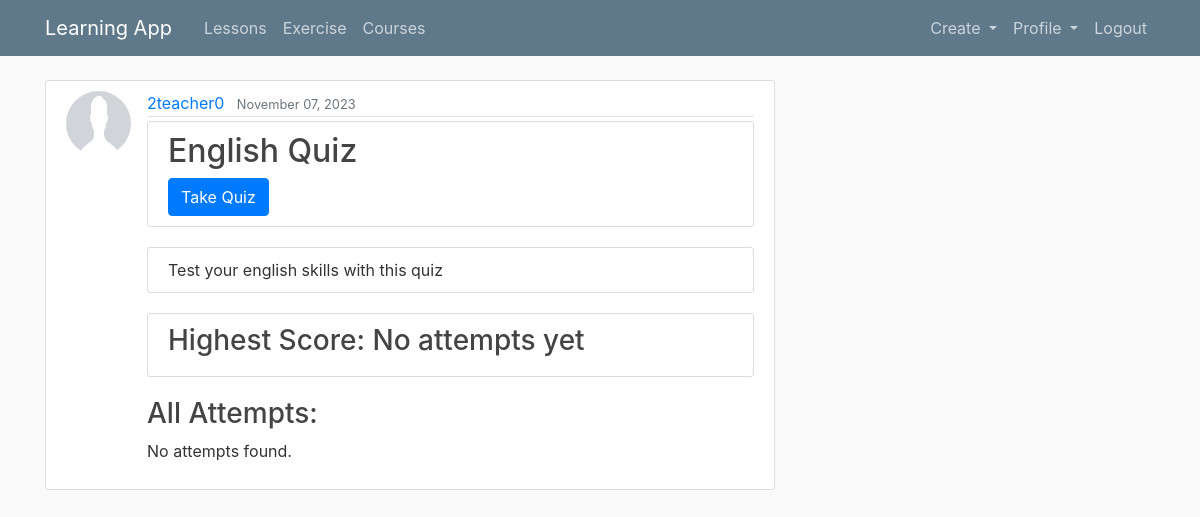
Before: /exercise/4/ (signed in) with the older database file.
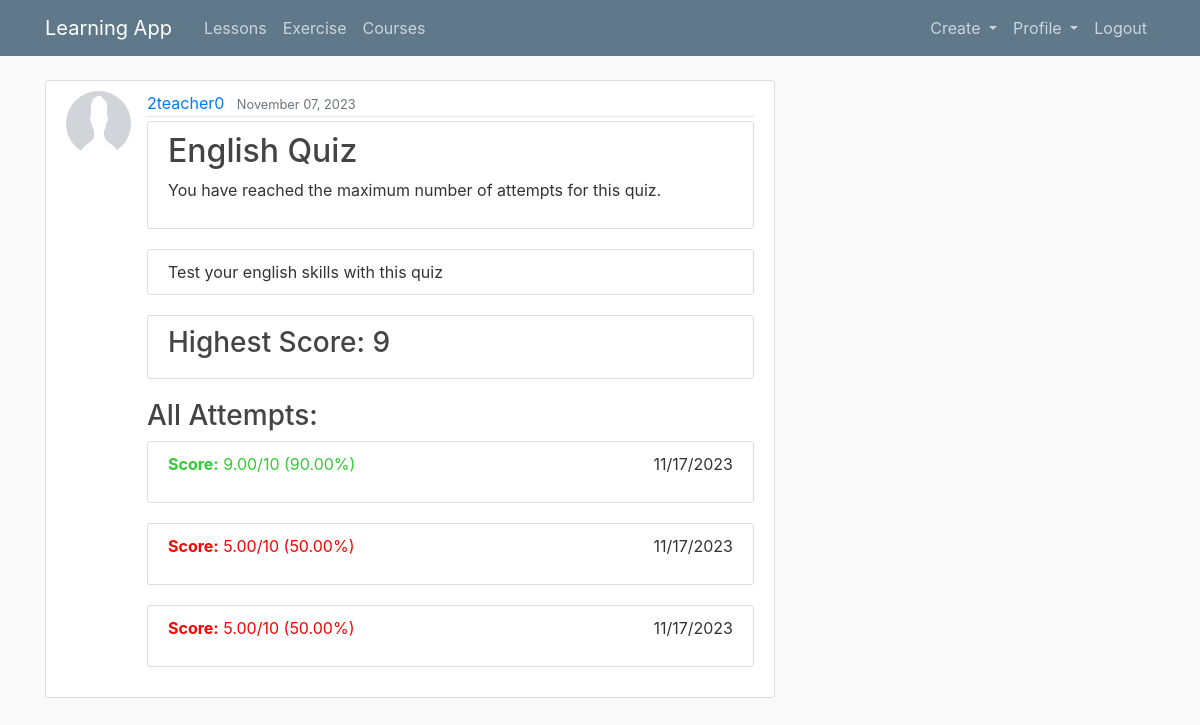
After: the same page with the newer database file.
### learning_app/models.py (models this page shows, shortened)
class Exercise(models.Model):
    title = models.CharField(max_length=200)
    content = models.TextField(blank=True)
    date = models.DateTimeField(default=timezone.now)
    author = models.ForeignKey(User, on_delete=models.CASCADE)
    course = models.ForeignKey(Course, on_delete=models.CASCADE, related_name='exercises', default=4)

class Profile(models.Model):
    user = models.OneToOneField(User, on_delete=models.CASCADE)
    image = models.ImageField(default='default.png', upload_to='profile_pics')
    ROLE_CHOICES = [
        ('TEACHER', 'Teacher'),
        ('STUDENT', 'Student'),
        ('ADMIN', 'Admin')
    ]
    role = models.CharField(max_length=10, choices=ROLE_CHOICES, default='STUDENT')

class Attempt(models.Model):
    user = models.ForeignKey(settings.AUTH_USER_MODEL, on_delete=models.CASCADE)
    exercise = models.ForeignKey(Exercise, on_delete=models.CASCADE)
    date = models.DateTimeField(auto_now_add=True)
    score = models.DecimalField(max_digits=5, decimal_places=2)
    attempt_number = models.IntegerField(default=0)

### learning_app/views.py (the view)
# urls.py: path('exercise/<int:pk>/', ExerciseDetailView.as_view(), name='exercise-detail'),  # shows individual exercise
class ExerciseDetailView(LoginRequiredMixin, DetailView):
    model = Exercise
    template_name = 'learning_app/exercise_detail.html'
    context_object_name = 'exercise'
    def get_context_data(self, **kwargs):
        context = super().get_context_data(**kwargs)
        previous_attempts = Attempt.objects.filter(
            user=self.request.user,
            exercise=self.object
        ).order_by('-date')
        highest_score = previous_attempts.aggregate(max_score=Max('score'))['max_score']
        for attempt in previous_attempts:
            total_questions = self.object.questions.count()
            attempt.percentage = (attempt.score / total_questions) * 100 if total_questions > 0 else 0
        context['previous_attempts'] = previous_attempts
        context['highest_score'] = highest_score if highest_score is not None else "No attempts yet"
        return context

### learning_app/templates/learning_app/exercise_detail.html (shortened to what this page needs)
{% extends "learning_app/base.html" %}
{% load crispy_forms_tags %}
{% block content %}
<article class="media content-section">
    <img class="rounded-circle article-img" src="{{ exercise.author.profile.image.url }}">
    <div class="media-body">
        <div class="article-metadata">
            <a class="mr-2" href="{% url 'user-exercise' exercise.author.username %}">{{ exercise.author }}</a>
            <small class="text-muted">{{ exercise.date|date:"F d, Y" }}</small>
        </div>
        <div class="content-section">
            <h2 class="article-title">{{ exercise.title }}</h2>
            {% if previous_attempts|length < 3 %}
                <a href="{% url 'exercise-take' exercise.id %}" class="btn btn-primary">Take Quiz</a>
            {% else %}
                <p>You have reached the maximum number of attempts for this quiz.</p>
            {% endif %}
        </div>
        <p class="content-section">{{ exercise.content }}</p>
        <div class="content-section">
            <h3>Highest Score: {{ highest_score }}</h3>
        </div>
        <div class="all-attempts">
            <h3>All Attempts:</h3>
            {% if previous_attempts %}
                {% for attempt in previous_attempts %}
                <div class="content-section">
                    <p style="display: flex; justify-content: space-between;">
                        <span style="{% if attempt.percentage >= 80 %}color: limegreen;{% elif attempt.percentage >= 60 %}color: orange;{% else %}color: red;{% endif %}">
                            <strong>Score:</strong> {{ attempt.score }}/{{ exercise.questions.count }} ({{ attempt.percentage|floatformat:2 }}%)
                        </span>
                        <span>{{ attempt.date|date:"m/d/Y" }}</span>
                    </p>
                </div>
                {% endfor %}
            {% else %}
                <p>No attempts found.</p>
            {% endif %}
        </div>
    </div>
</article>
{% endblock content %}

### learning_app/templates/learning_app/base.html (shortened to what this page needs)
{% load static %}
<!DOCTYPE html>
<html>
<head>
    <link rel="stylesheet" href="https://cdn.jsdelivr.net/npm/bootstrap@4.0.0/dist/css/bootstrap.min.css">
    <link rel="stylesheet" type="text/css" href="{% static 'learning_app/main.css' %}">
</head>
<body>
    <header class="site-header">
        <nav class="navbar navbar-expand-md navbar-dark bg-steel fixed-top">
        <div class="container">
            <a class="navbar-brand mr-4" href="/">Learning App</a>
            <div class="collapse navbar-collapse" id="navbarToggle">
                <div class="navbar-nav mr-auto">
                        {% if user.is_authenticated %}
                                <a class="nav-item nav-link" href="{% url 'lesson' %}"> Lessons </a>
                                <a class="nav-item nav-link" href="{% url 'exercise' %}"> Exercise </a>
                                <a class="nav-item nav-link" href="{% url 'course-list' %}"> Courses </a>
                        {% endif %}
                </div>
                <div class="navbar-nav">
                    {% if user.is_authenticated %}
                        <li class="nav-item dropdown">
                            <a class="nav-link dropdown-toggle" href="#" id="navbarDropdown_create" role="button" data-toggle="dropdown" aria-haspopup="true" aria-expanded="false">
                                Create
                            </a>
                        </li>
                        <li class="nav-item dropdown">
                            <a class="nav-link dropdown-toggle" href="#" id="navbarDropdown_profile" role="button" data-toggle="dropdown" aria-haspopup="true" aria-expanded="false">
                                Profile
                            </a>
                        </li>
                        <a class="nav-item nav-link" href="{% url 'learning_app-logout' %}">Logout</a>
                    {% else %}
                        <a class="nav-item nav-link" href="{% url 'learning_app-login' %}">Login</a>
                        <a class="nav-item nav-link" href="{% url 'learning_app-register' %}">Register</a>
                    {% endif %}
                </div>
            </div>
        </div>
        </nav>
    </header>
    <main role="main" class="container">
      <div class="row">
        <div class="col-md-8">
            {% block content %}{% endblock %}
        </div>
      </div>
    </main>
</body>
</html>

### learning_app/static/learning_app/main.css (style rules this page uses)
body { background: #fafafa; color: #333333; margin-top: 5rem; }
h1, h2, h3, h4, h5, h6 { color: #444444; }
.bg-steel { background-color: #5f788a; }
.site-header .navbar-nav .nav-link { color: #cbd5db; }
.content-section { background: #ffffff; padding: 10px 20px; border: 1px solid #dddddd; border-radius: 3px; margin-bottom: 20px; }
.article-title { color: #444444; }
.article-img { height: 65px; width: 65px; margin-right: 16px; }
.article-metadata { padding-bottom: 1px; margin-bottom: 4px; border-bottom: 1px solid #e3e3e3 }

Changed rows visible on the page:
added Attempt: score "9.00", {{ exercise.questions.count }} "10", percentage "90.00", date "11/17/2023"
added Attempt: score "5.00", {{ exercise.questions.count }} "10", percentage "50.00", date "11/17/2023"
added Attempt: score "5.00", {{ exercise.questions.count }} "10", percentage "50.00", date "11/17/2023"
Other visible differences:
{{ highest_score }}: "No attempts yet" → "9"
text no longer shown: "Take Quiz No attempts found."
text now shown: "You have reached the maximum number of attempts for this quiz."
